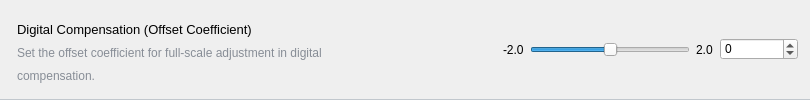
              <widget class="QGroupBox" name="fsadj_offset_coef">
               <property name="minimumSize">
                <size>
                 <width>0</width>
                 <height>62</height>
                </size>
               </property>
               <property name="styleSheet">
                <string notr="true">QGroupBox {
	border-top:none;
	border-bottom:1px solid #C1C7CD;
}</string>
               </property>
               <property name="flat">
                <bool>true</bool>
               </property>
               <layout class="QHBoxLayout" name="horizontalLayout_13">
                <item>
                 <layout class="QVBoxLayout" name="verticalLayout_15">
                  <property name="spacing">
                   <number>0</number>
                  </property>
                  <property name="leftMargin">
                   <number>5</number>
                  </property>
                  <property name="topMargin">
                   <number>6</number>
                  </property>
                  <item>
                   <widget class="QLabel" name="label_32">
                    <property name="font">
                     <font>
                      <pointsize>10</pointsize>
                     </font>
                    </property>
                    <property name="styleSheet">
                     <string notr="true"/>
                    </property>
                    <property name="text">
                     <string>Digital Compensation (Offset Coefficient)</string>
                    </property>
                   </widget>
                  </item>
                  <item>
                   <widget class="QLabel" name="label_33">
                    <property name="styleSheet">
                     <string notr="true">color:rgb(135, 141, 150)</string>
                    </property>
                    <property name="text">
                     <string>Set the offset coefficient for full-scale adjustment in digital</string>
                    </property>
                   </widget>
                  </item>
                  <item>
                   <widget class="QLabel" name="label_34">
                    <property name="styleSheet">
                     <string notr="true">color:rgb(135, 141, 150)</string>
                    </property>
                    <property name="text">
                     <string>compensation.</string>
                    </property>
                   </widget>
                  </item>
                 </layout>
                </item>
                <item>
                 <spacer name="horizontalSpacer_11">
                  <property name="orientation">
                   <enum>Qt::Orientation::Horizontal</enum>
                  </property>
                  <property name="sizeHint" stdset="0">
                   <size>
                    <width>175</width>
                    <height>20</height>
                   </size>
                  </property>
                 </spacer>
                </item>
                <item>
                 <widget class="QLabel" name="fsadj_offset_coef_min">
                  <property name="styleSheet">
                   <string notr="true">background-color:none
</string>
                  </property>
                  <property name="text">
                   <string>-2.0</string>
                  </property>
                 </widget>
                </item>
                <item>
                 <widget class="QSlider" name="fsadj_offset_coef_slider">
                  <property name="sizePolicy">
                   <sizepolicy hsizetype="Minimum" vsizetype="Fixed">
                    <horstretch>0</horstretch>
                    <verstretch>0</verstretch>
                   </sizepolicy>
                  </property>
                  <property name="minimumSize">
                   <size>
                    <width>160</width>
                    <height>0</height>
                   </size>
                  </property>
                  <property name="styleSheet">
                   <string notr="true">background-color:none
</string>
                  </property>
                  <property name="minimum">
                   <number>-20</number>
                  </property>
                  <property name="maximum">
                   <number>20</number>
                  </property>
                  <property name="orientation">
                   <enum>Qt::Orientation::Horizontal</enum>
                  </property>
                  <property name="invertedAppearance">
                   <bool>false</bool>
                  </property>
                  <property name="invertedControls">
                   <bool>false</bool>
                  </property>
                 </widget>
                </item>
                <item>
                 <widget class="QLabel" name="fsadj_offset_coef_max">
                  <property name="sizePolicy">
                   <sizepolicy hsizetype="Minimum" vsizetype="Preferred">
                    <horstretch>0</horstretch>
                    <verstretch>0</verstretch>
                   </sizepolicy>
                  </property>
                  <property name="minimumSize">
                   <size>
                    <width>18</width>
                    <height>0</height>
                   </size>
                  </property>
                  <property name="styleSheet">
                   <string notr="true">background-color:none
</string>
                  </property>
                  <property name="text">
                   <string>2.0</string>
                  </property>
                 </widget>
                </item>
                <item>
                 <widget class="QSpinBox" name="fsadj_offset_coef_spin">
                  <property name="minimumSize">
                   <size>
                    <width>78</width>
                    <height>0</height>
                   </size>
                  </property>
                  <property name="locale">
                   <locale language="English" country="UnitedStates"/>
                  </property>
                  <property name="minimum">
                   <number>-2</number>
                  </property>
                  <property name="maximum">
                   <number>2</number>
                  </property>
                  <property name="singleStep">
                   <number>0</number>
                  </property>
                 </widget>
                </item>
               </layout>
              </widget>
